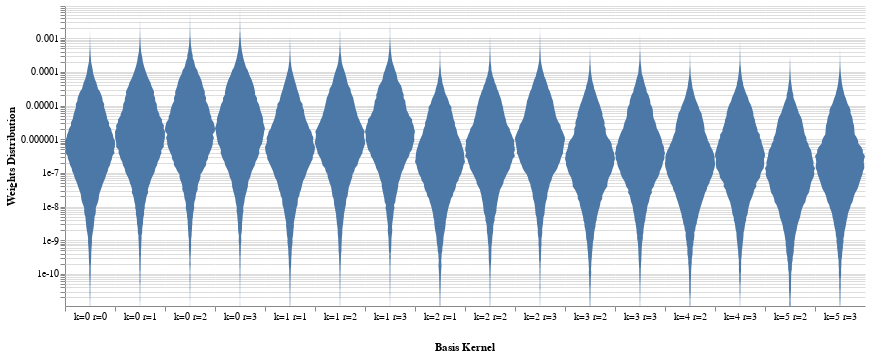

Write notebook code for a chart like this one.
### Code cell
base.plot_weights_hist(weights_grad, complex='norm', wrange=(1e-11, 1e-2), binspace='log')

### Figure 1 — Vega-Lite specification as saved in the notebook (floating-point values rounded to 4 significant figures; data arrays with more than 128 entries replaced by an {"elided": "..."} marker saying what was removed)
{"config": {"view": {"continuousWidth": 400, "continuousHeight": 300, "stroke": null}, "facet": {"spacing": 0}}, "data": {"name": "data-2fe132d476d22550919a1ea7ee53c2e9"}, "mark": {"type": "area", "orient": "horizontal"}, "encoding": {"column": {"type": "nominal", "field": "name", "header": {"labelOrient": "bottom", "labelPadding": 0, "titleOrient": "bottom"}, "title": "Basis Kernel"}, "x": {"type": "quantitative", "axis": {"grid": false, "labels": false, "ticks": true, "values": [0]}, "field": "density", "impute": null, "stack": "center", "title": null}, "y": {"type": "quantitative", "axis": {"title": "Weights Distribution"}, "field": "w", "scale": {"constant": 0.0004528, "domain": [1.116e-11, 0.009056], "type": "log"}}}, "selection": {"selector005": {"type": "interval", "bind": "scales", "encodings": ["y"]}}, "width": 50, "$schema": "https://vega.github.io/schema/vega-lite/v4.8.1.json", "datasets": {"data-2fe132d476d22550919a1ea7ee53c2e9": {"elided": "1584 records"}}}
